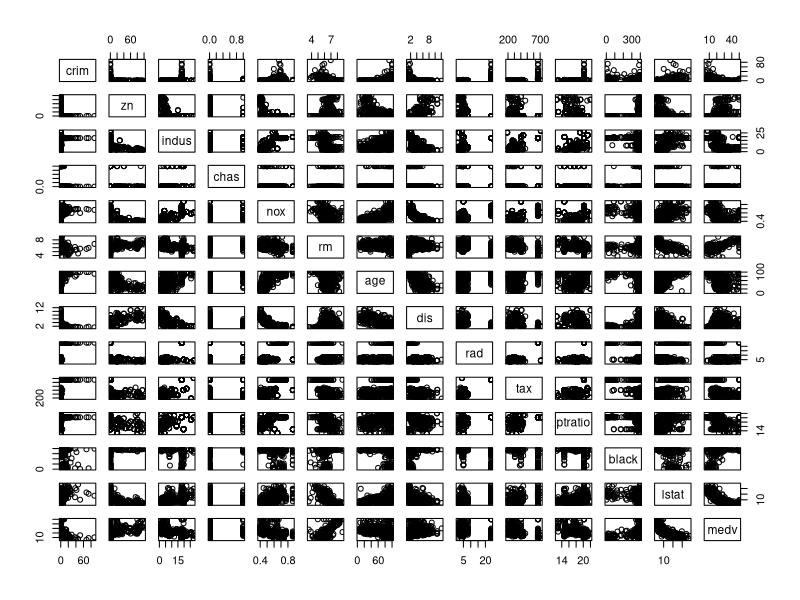
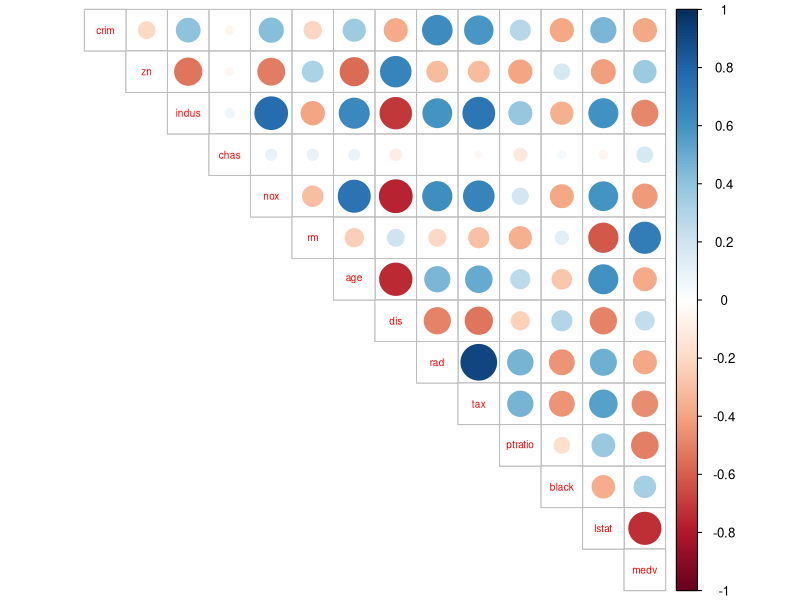
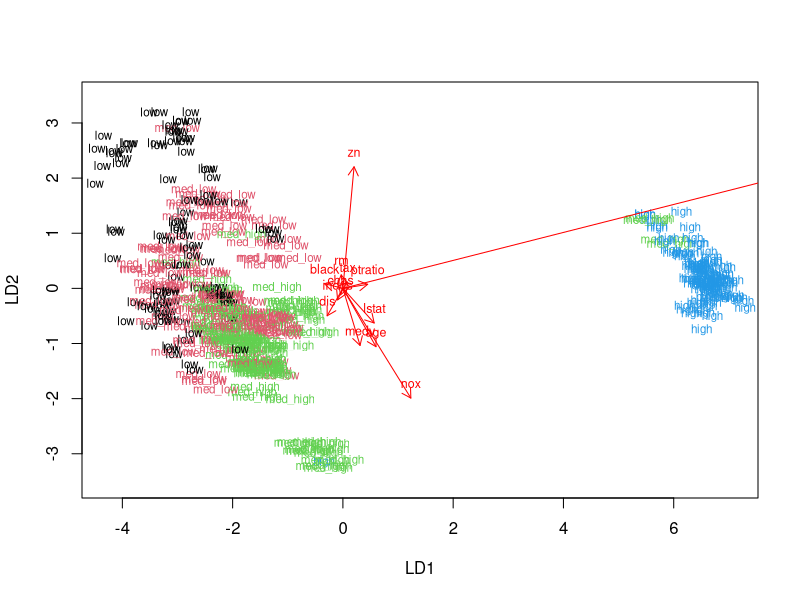
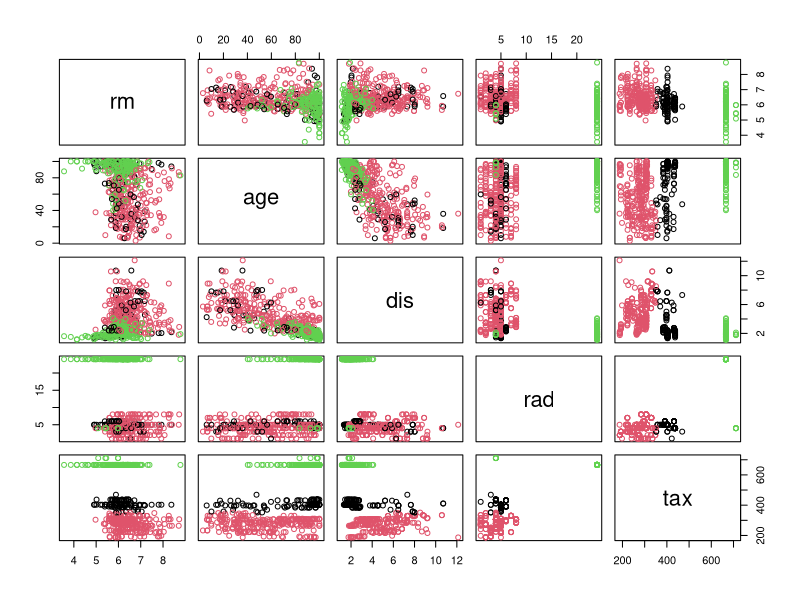
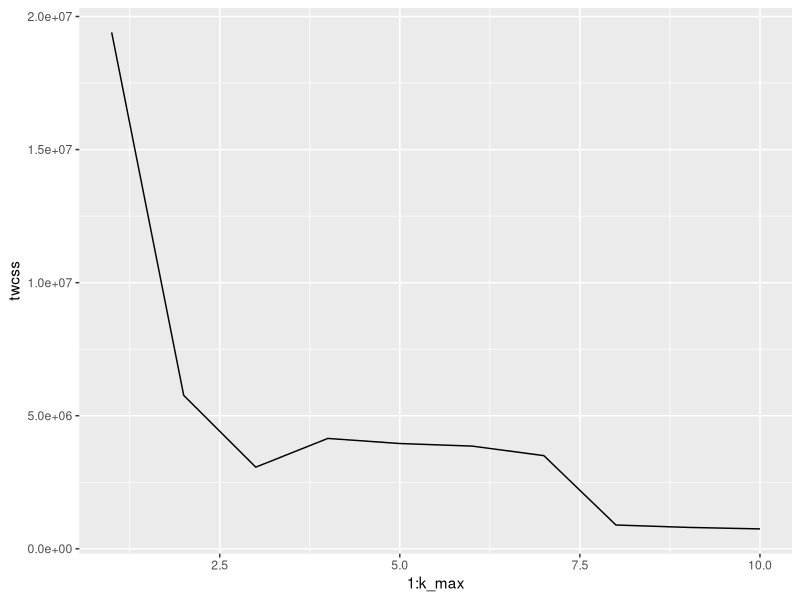
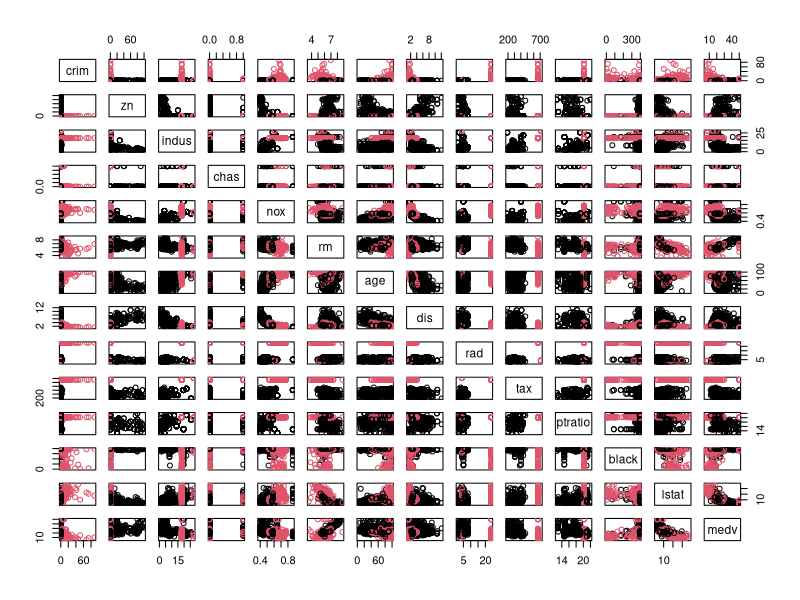

Write R code to recreate these figures, in order.
## ---- chunk 1
library(MASS)
library(tidyverse)
library(corrplot)
data("Boston")
dim(Boston)
str(Boston)

## ---- chunk 2
summary(Boston)
pairs(Boston)
## ---- chunk 3
cor_matrix<-cor(Boston)
cor_matrix%>%round(digits=2)
corrplot(cor_matrix, method="circle", type="upper", cl.bos="b", tl.pos="d", tl.cex=0.6)
## ---- chunk 4
boston_scaled<-scale(Boston)
summary(boston_scaled)
class(boston_scaled)
boston_scaled<-as.data.frame(boston_scaled)
class(boston_scaled)


## ---- chunk 5
summary(Boston$crim)
bins<-quantile(boston_scaled$crim) #create a quantile vector of the crime in the boston_scaled
bins
classes<-c("low", "med_low", "med_high", "high")
classes
crime<-cut(boston_scaled$crim, breaks=bins, include.lowest = TRUE, labels=classes)
table(crime)
boston_scaled<-dplyr::select(boston_scaled, -crim)
boston_scaled<-data.frame(boston_scaled, crime)
## ---- chunk 6
n<-nrow(boston_scaled)
ind<-sample(n, size= n*0.8) ##choose randomly 80 % of the rows
train<-boston_scaled[ind, ]
test<-boston_scaled[-ind,]
correct_classes<-test$crime
test<-dplyr::select(test, -crime) # remove the crime variable from test data
## ---- chunk 7
lda.fit<-lda(crime~., data=train)
lda.fit
lda.arrows<-function(x, myscale=1, arrow_heads=0.1, color="red", tex=0.75, choices=c(1,2)){
  heads<-coef(x)
  arrows(x0=0, y=0,
         x1=myscale*heads[,choices[1]],
         y1=myscale*heads[,choices[2]], col=color, length=arrow_heads)
  text(myscale*heads[,choices], labels=row.names(heads), cex=tex, col=color, pos=3)
} ## function for lda biplot arrows
classes<-as.numeric(train$crime)
plot(lda.fit, dimen=2, col=classes, pch=classes)
lda.arrows(lda.fit, myscale=3)
## ---- chunk 8
lda.pred<-predict(lda.fit, newata=test) #this should continue with r code: table(correct=correct_classes, predicted=lda.pred$class) but for some reason my R doesn't allow to perform this and says only error "all arguments must have the same length"
## ---- chunk 9
dist_eu<-dist(Boston)
summary(dist_eu)
## ---- chunk 10
km<-kmeans(Boston, centers=3)
pairs(Boston[6:10], col=km$cluster)
set.seed(123)
k_max<-10
twcss<-sapply(1:k_max, function(k){kmeans(Boston, k)$tot.withinss})
qplot(x=1:k_max, y=twcss, geom="line")
km<-kmeans(Boston, centers=2)
pairs(Boston, col=km$cluster)

